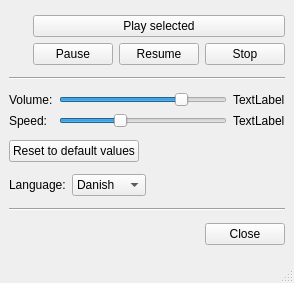
<?xml version="1.0" encoding="UTF-8"?>
<ui version="4.0">
 <class>MainWindow</class>
 <widget class="QMainWindow" name="MainWindow">
  <property name="geometry">
   <rect>
    <x>0</x>
    <y>0</y>
    <width>294</width>
    <height>283</height>
   </rect>
  </property>
  <property name="windowTitle">
   <string>MainWindow</string>
  </property>
  <widget class="QWidget" name="centralwidget">
   <layout class="QVBoxLayout" name="verticalLayout_2">
    <item>
     <layout class="QHBoxLayout" name="horizontalLayout_5">
      <item>
       <spacer name="horizontalSpacer_4">
        <property name="orientation">
         <enum>Qt::Horizontal</enum>
        </property>
        <property name="sizeHint" stdset="0">
         <size>
          <width>40</width>
          <height>20</height>
         </size>
        </property>
       </spacer>
      </item>
      <item>
       <layout class="QVBoxLayout" name="verticalLayout">
        <item>
         <widget class="QPushButton" name="btnPlay">
          <property name="text">
           <string>Play selected</string>
          </property>
         </widget>
        </item>
        <item>
         <layout class="QHBoxLayout" name="horizontalLayout_4">
          <item>
           <widget class="QPushButton" name="btnPause">
            <property name="text">
             <string>Pause</string>
            </property>
           </widget>
          </item>
          <item>
           <widget class="QPushButton" name="btnResume">
            <property name="text">
             <string>Resume</string>
            </property>
           </widget>
          </item>
          <item>
           <widget class="QPushButton" name="btnStop">
            <property name="text">
             <string>Stop</string>
            </property>
           </widget>
          </item>
         </layout>
        </item>
       </layout>
      </item>
     </layout>
    </item>
    <item>
     <widget class="Line" name="line">
      <property name="orientation">
       <enum>Qt::Horizontal</enum>
      </property>
     </widget>
    </item>
    <item>
     <layout class="QGridLayout" name="gridLayout">
      <item row="0" column="0">
       <widget class="QLabel" name="labVolumeText">
        <property name="text">
         <string>Volume:</string>
        </property>
       </widget>
      </item>
      <item row="0" column="1">
       <widget class="QSlider" name="sliderVolume">
        <property name="maximum">
         <number>100</number>
        </property>
        <property name="value">
         <number>75</number>
        </property>
        <property name="orientation">
         <enum>Qt::Horizontal</enum>
        </property>
       </widget>
      </item>
      <item row="0" column="2">
       <widget class="QLabel" name="labActualVolume">
        <property name="text">
         <string>TextLabel</string>
        </property>
       </widget>
      </item>
      <item row="1" column="0">
       <widget class="QLabel" name="labSpeedText">
        <property name="text">
         <string>Speed:</string>
        </property>
       </widget>
      </item>
      <item row="1" column="1">
       <widget class="QSlider" name="sliderSpeed">
        <property name="minimum">
         <number>-100</number>
        </property>
        <property name="maximum">
         <number>100</number>
        </property>
        <property name="value">
         <number>-30</number>
        </property>
        <property name="orientation">
         <enum>Qt::Horizontal</enum>
        </property>
       </widget>
      </item>
      <item row="1" column="2">
       <widget class="QLabel" name="labActualSpeed">
        <property name="text">
         <string>TextLabel</string>
        </property>
       </widget>
      </item>
     </layout>
    </item>
    <item>
     <layout class="QHBoxLayout" name="horizontalLayout_3">
      <item>
       <widget class="QPushButton" name="btnResetValues">
        <property name="text">
         <string>Reset to default values</string>
        </property>
       </widget>
      </item>
      <item>
       <spacer name="horizontalSpacer_3">
        <property name="orientation">
         <enum>Qt::Horizontal</enum>
        </property>
        <property name="sizeHint" stdset="0">
         <size>
          <width>40</width>
          <height>20</height>
         </size>
        </property>
       </spacer>
      </item>
     </layout>
    </item>
    <item>
     <layout class="QHBoxLayout" name="horizontalLayout_2">
      <item>
       <widget class="QLabel" name="labLanguage">
        <property name="text">
         <string>Language:</string>
        </property>
       </widget>
      </item>
      <item>
       <widget class="QComboBox" name="cbLanguages">
        <item>
         <property name="text">
          <string>Danish</string>
         </property>
        </item>
        <item>
         <property name="text">
          <string>English</string>
         </property>
        </item>
        <item>
         <property name="text">
          <string>German</string>
         </property>
        </item>
        <item>
         <property name="text">
          <string>French</string>
         </property>
        </item>
        <item>
         <property name="text">
          <string>Spanish</string>
         </property>
        </item>
       </widget>
      </item>
      <item>
       <spacer name="horizontalSpacer_2">
        <property name="orientation">
         <enum>Qt::Horizontal</enum>
        </property>
        <property name="sizeHint" stdset="0">
         <size>
          <width>40</width>
          <height>20</height>
         </size>
        </property>
       </spacer>
      </item>
     </layout>
    </item>
    <item>
     <widget class="Line" name="line_2">
      <property name="orientation">
       <enum>Qt::Horizontal</enum>
      </property>
     </widget>
    </item>
    <item>
     <layout class="QHBoxLayout" name="horizontalLayout">
      <item>
       <spacer name="horizontalSpacer">
        <property name="orientation">
         <enum>Qt::Horizontal</enum>
        </property>
        <property name="sizeHint" stdset="0">
         <size>
          <width>40</width>
          <height>20</height>
         </size>
        </property>
       </spacer>
      </item>
      <item>
       <widget class="QPushButton" name="btnClose">
        <property name="text">
         <string>Close</string>
        </property>
       </widget>
      </item>
     </layout>
    </item>
   </layout>
  </widget>
  <widget class="QMenuBar" name="menubar">
   <property name="geometry">
    <rect>
     <x>0</x>
     <y>0</y>
     <width>294</width>
     <height>21</height>
    </rect>
   </property>
  </widget>
  <widget class="QStatusBar" name="statusbar"/>
 </widget>
 <resources/>
 <connections/>
</ui>
